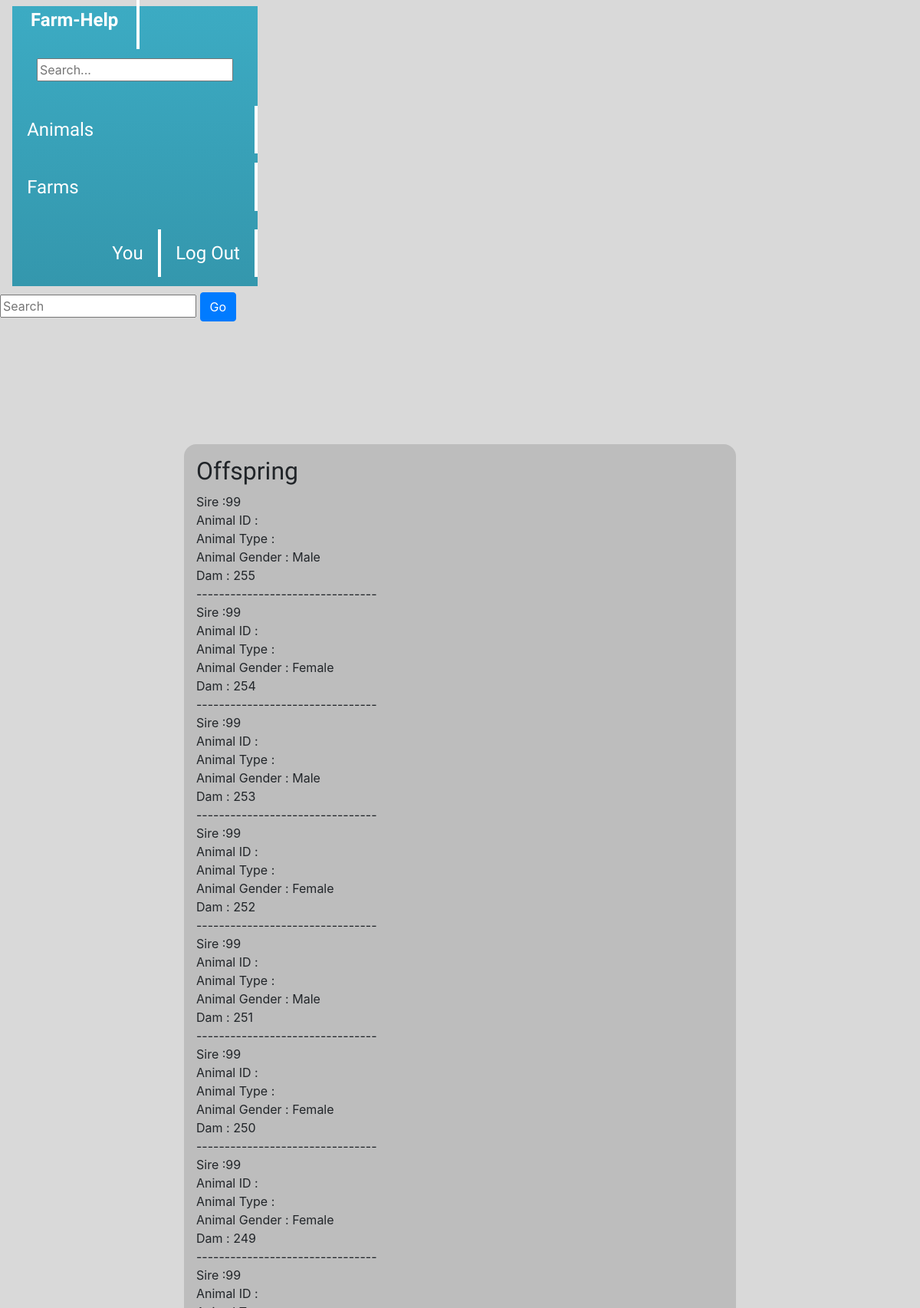
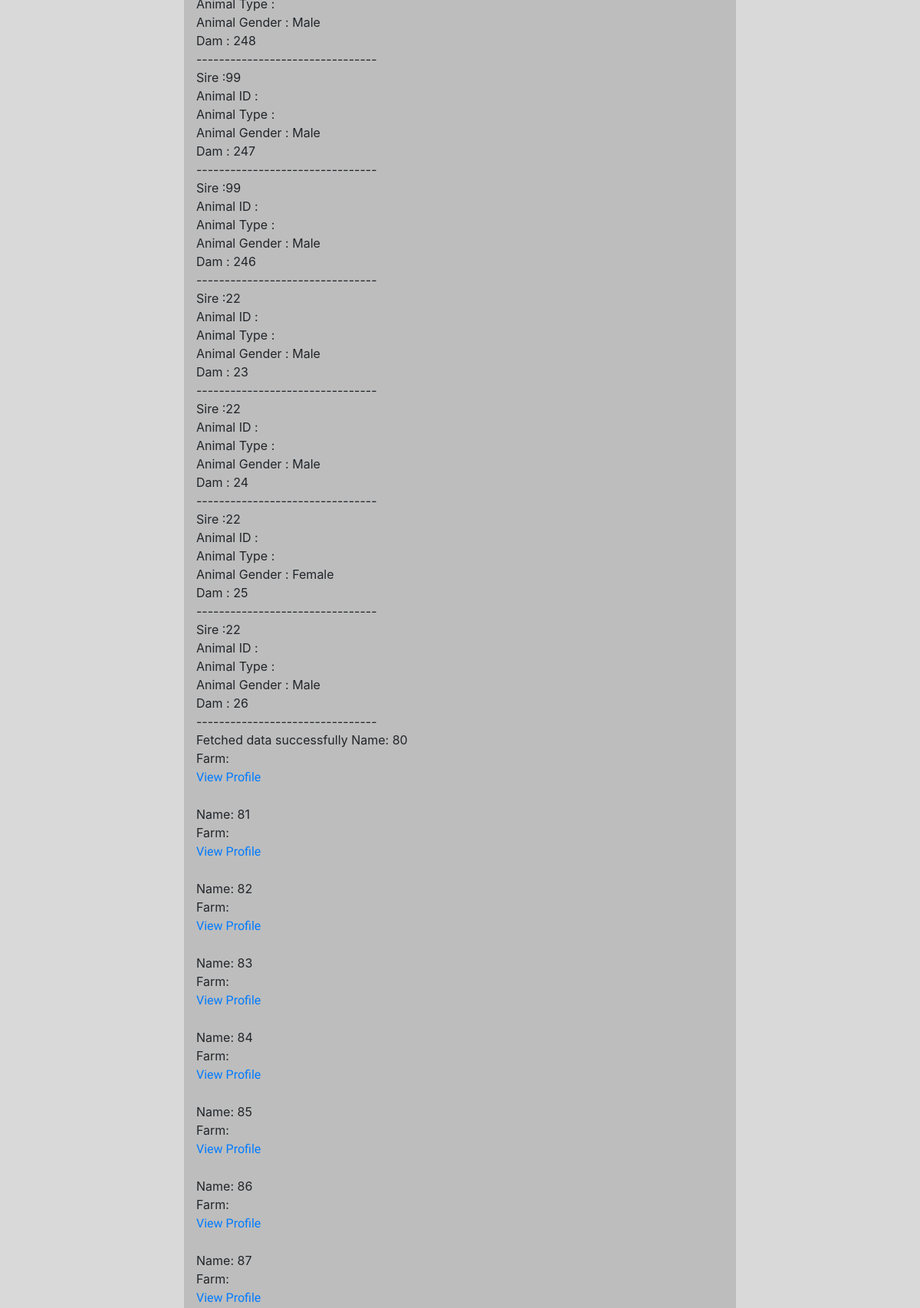
Page /php_files/offspring.php (upper part) on the committed database (2 pictures, top to bottom).
### tables this page shows
CREATE TABLE `offspring` (
  `Sire` int(255) NOT NULL,
  `Dam` int(255) NOT NULL,
  `Animal_id` int(255) NOT NULL,
  `Animal_Type` varchar(30) NOT NULL,
  `Animal_gender` varchar(15) NOT NULL
);

### php_files/offspring.php (the view, shortened to what this page needs)
<!DOCTYPE html>
<html lang="en">
<head>
    <link rel ='stylesheet' href="login.css"/>
    <link rel="stylesheet" type="text/css" href="Style/content.css" />
    <link href="css/bootstrap.min.css" rel="stylesheet" media="screen" />
</head>
<body>
    <div id="main">
        <div id="menu">
            <div class="navbar">
  <link rel="stylesheet" type="text/css" href="Style/menu.css" />
  <div class="navbar-inner">
    <a class="brand" href="#">Farm-Help</a>
    <form action="/search.php" method="GET" class="navbar-form pull-right" style="margin:2em">
      <input type="text" name="query" class="search-query" placeholder="Search...">
    </form>
    <ul class="nav">
      <li <?php if ($_SERVER['PHP_SELF'] == "/animals.php") echo 'class="active"'; ?>><a href="animals.php">Animals</a></li>
      <li <?php if ($_SERVER['PHP_SELF'] == "/profilepage.php") echo 'class="active"'; ?>><a href="farms.php">Farms</a></li>
      <li style="float: right;">
        <a href="login.php">Log Out</a>
      </li>
      <li <?php if ($_SERVER['PHP_SELF'] == "/profilePage.php" && empty($_SERVER['QUERY_STRING'])) echo 'class="active"'; ?> style="float: right">
        <?php
        if (isset($_SESSION['user_id']) && !isset($_SESSION['company_id'])) {
          echo '<a href="profilePage.php">You</a>';
        } elseif (isset($_SESSION['company_id']) && !isset($_SESSION['user_id'])) {
          echo '<a href="Farms.php">You</a>';
        } else {
          echo '<a href="login.php">You</a>';
        }
        ?>
      </li>
    </ul>
  </div>
</div>
        </div>
        <div id=" content">
            <div id="search">
                <form action="" method="get">
                    <input type="text" name="query" placeholder="Search">
                    <button class="btn btn-primary" type="submit">Go</button>
                </form>
            </div>
        </div>
        <div id="content">
            <div id="Offspring">
                <h2> Offspring </h2>
                <?php
                $dbhost = "sql200.infinityfree.com";
                    $dbuser = "if0_34480540";
                    $dbpass = "tILCQlAs453";
                    $dbname = "if0_34480540_cs5071project";
                    $conn = mysql_connect($dbhost, $dbuser, $dbpass,$dbname);
                        $sql = "SELECT * from offspring";
                        $retval = mysql_query( $sql, $conn );
                        while($row = mysql_fetch_array($retval, MYSQL_ASSOC)) {
                            echo
                            "Sire :{$row['Sire']}<br> ".
                            "Animal ID : {$row['Aniaml_ID']} <br> ".
                            "Animal Type : {$row['Animal_type']} <br> ".
                            "Animal Gender : {$row['Animal_gender']} <br> ".
                            "Dam : {$row['Dam']} <br> ".
                                "--------------------------------<br>";
                                        }
                            echo "Fetched data successfully\n";
                if (isset($_GET["query"])) {
                    $search_query = $_GET["query"];
                    $query = "SELECT * FROM offspring WHERE Animal_id LIKE '%$search_query%'";
                } else {
                    $query = "SELECT * FROM offspring";
                }
                $result = mysqli_query($connection, $query);
                while ($row = mysqli_fetch_assoc($result)) {
                    echo "Name: " . $row["Animal_id"]. "<br>";
                    echo "Farm: " . $row["Farm"] . "<br>";
                    echo "<a href='profilePage.php?usersid=" . $row["users_id"] . "'>View Profile</a>";
                    echo "<br><br>";
                }
                ?>
            </div>
        </div>
    </div>
</body>
</html>

### css_files/content.css (style rules this page uses)
html, div#main { margin: 0px; background-color: #D9D9D9; }
a, p, h1, h2, h3, h4, h5, h6, label { font-family: 'K2D', sans-serif !important; }
div.navbar-inner a.brand { font-weight: bolder !important; }
div#content { background-color: #BDBDBD; margin: 5em; margin-top: 10em; border-radius: 1em; width: auto; height: fit-content; padding: 1em; max-width: 60%; margin-left: auto; margin-right: auto; min-height: 20em; }

### css_files/menu.css (style rules this page uses)
#menu .navbar .navbar-inner { background-image: linear-gradient(to bottom,#3CABC3,#3497ad); height: fit-content; border: none; border-radius: 0; }
#menu ul { list-style-type: none; margin: 0em; padding: 0; overflow: hidden; line-height: 1.5em; display: contents; }
#menu li, #menu .navbar-inner .brand { font-size: 1.5em; padding: 0.8em; color: white; border-right: 0.2em solid #fff; margin-bottom: 0.5em; margin-top: 0.5em; }
#menu .navbar-inner .brand { padding: 1em; }
#menu .navbar-inner .brand, #menu li a { color: white; text-shadow: none; }

### rows in the picture
offspring: Sire "99", Animal_gender "Male", Dam "255", Animal "80"
offspring: Sire "99", Animal_gender "Female", Dam "254", Animal "81"
offspring: Sire "99", Animal_gender "Male", Dam "253", Animal "82"
offspring: Sire "99", Animal_gender "Female", Dam "252", Animal "83"
offspring: Sire "99", Animal_gender "Male", Dam "251", Animal "84"
offspring: Sire "99", Animal_gender "Female", Dam "250", Animal "85"
offspring: Sire "99", Animal_gender "Female", Dam "249", Animal "86"
offspring: Sire "99", Animal_gender "Male", Dam "248", Animal "87"
offspring: Sire "99", Animal_gender "Male", Dam "247"
offspring: Sire "99", Animal_gender "Male", Dam "246"
offspring: Sire "22", Animal_gender "Male", Dam "23"
offspring: Sire "22", Animal_gender "Male", Dam "24"
offspring: Sire "22", Animal_gender "Female", Dam "25"
offspring: Sire "22", Animal_gender "Male", Dam "26"
